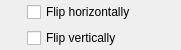
<?xml version="1.0" encoding="UTF-8"?>
<ui version="4.0">
 <class>CxFlipConfigurationWgt</class>
 <widget class="QWidget" name="CxFlipConfigurationWgt">
  <property name="geometry">
   <rect>
    <x>0</x>
    <y>0</y>
    <width>181</width>
    <height>50</height>
   </rect>
  </property>
  <property name="minimumSize">
   <size>
    <width>180</width>
    <height>50</height>
   </size>
  </property>
  <property name="windowTitle">
   <string>Flip</string>
  </property>
  <property name="locale">
   <locale language="English" country="UnitedStates"/>
  </property>
  <layout class="QVBoxLayout" name="verticalLayout">
   <property name="spacing">
    <number>3</number>
   </property>
   <property name="leftMargin">
    <number>0</number>
   </property>
   <property name="topMargin">
    <number>0</number>
   </property>
   <property name="rightMargin">
    <number>0</number>
   </property>
   <property name="bottomMargin">
    <number>0</number>
   </property>
   <item>
    <layout class="QHBoxLayout" name="horizontalLayout">
     <item>
      <widget class="QLabel" name="iconHoriz">
       <property name="minimumSize">
        <size>
         <width>24</width>
         <height>24</height>
        </size>
       </property>
       <property name="maximumSize">
        <size>
         <width>24</width>
         <height>24</height>
        </size>
       </property>
       <property name="text">
        <string/>
       </property>
       <property name="pixmap">
        <pixmap resource="xvpSample.qrc">:/images/flipHoriz.png</pixmap>
       </property>
      </widget>
     </item>
     <item>
      <widget class="QCheckBox" name="chkHoriz">
       <property name="text">
        <string>Flip horizontally</string>
       </property>
      </widget>
     </item>
    </layout>
   </item>
   <item>
    <layout class="QHBoxLayout" name="horizontalLayout_2">
     <item>
      <widget class="QLabel" name="iconVert">
       <property name="minimumSize">
        <size>
         <width>24</width>
         <height>24</height>
        </size>
       </property>
       <property name="maximumSize">
        <size>
         <width>24</width>
         <height>24</height>
        </size>
       </property>
       <property name="text">
        <string/>
       </property>
       <property name="pixmap">
        <pixmap resource="xvpSample.qrc">:/images/flipVert.png</pixmap>
       </property>
      </widget>
     </item>
     <item>
      <widget class="QCheckBox" name="chkVert">
       <property name="text">
        <string>Flip vertically</string>
       </property>
      </widget>
     </item>
    </layout>
   </item>
  </layout>
 </widget>
 <resources>
  <include location="xvpSample.qrc"/>
 </resources>
 <connections/>
</ui>
